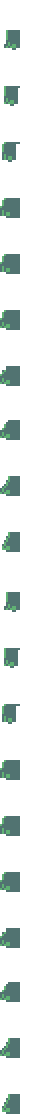
#> input picture Content/Items/Vanity/Hikari/Hikari2x2BackHair.png, 40 x 1120 px, given in place of codex-clipboard-1f8226a5-b5dd-4c68-a458-57e3700cc2b6.png, which was not available
$ python check_ponytail_reference.py
#> lines starting #> are read from the running program, lines starting #| are printed output that depends on the picture
"""Compare original hair pixels against the two supplied editor reference images."""
from pathlib import Path
from PIL import Image
import numpy as np,json
TOOLS=Path(__file__).resolve().parent;ROOT=TOOLS.parents[1]
alignment=json.loads((TOOLS/'ponytail_alignment.json').read_text('utf8'));report={}
#> (reads Tools/CostumeRevision/ponytail_alignment.json from the repository)
references={'Mutsuki':'1f8226a5-b5dd-4c68-a458-57e3700cc2b6','Nozomi':'dc28b8f7-ca12-4394-a5ea-51b78ad619a5'}
for name,identifier in references.items():
    reference=np.asarray(Image.open(Path('C:/Users/SUNBIN~1/AppData/Local/Temp')/f'codex-clipboard-{identifier}.png').convert('RGB')).astype(float)
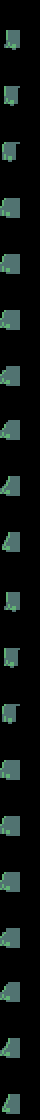
#> reference: shape (1120, 40, 3) float64; mean R, G, B 12, 17.9, 16.3
    hair=np.asarray(Image.open(ROOT/f'Content/Items/Vanity/{name}/{name}BackHair.png').convert('RGBA'))[:56]
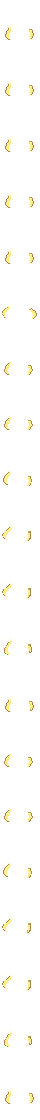
#> input picture Content/Items/Vanity/Ibuki/IbukiBackHair.png, 40 x 1120 px, given in place of MutsukiBackHair.png, which was not available
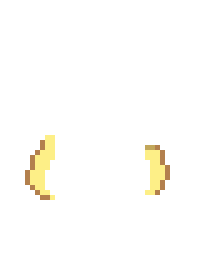
#> hair: shape (56, 40, 4) (shown 5 times larger); mean R, G, B, A 8.3, 7.4, 4.2, 9.2; transparent parts drawn white
    yy,xx=np.where(hair[:,:,3]>0);rgb=hair[yy,xx,:3].astype(float)
#> after `yy, xx = np.where(hair[:, :, 3] > 0)`: yy = 81 values from 27 to 39; xx = 81 values, max 33 at index 42, min 5 at index 43, mean 17.75
#> after `rgb = hair[yy, xx, :3].astype(float)`: rgb = 81 rows, first 8: [253, 239, 135], [253, 239, 135], [179, 128, 77], [253, 239, 135], [253, 239, 135], [179, 128, 77], [253, 239, 135], [253, 239, 135]
    tx,ty,sx,sy=alignment[name]['bodyTopAndPixelPitch']
    def score(dx):
#> called with dx = -16
        x=np.rint(tx+(xx+dx+.5)*sx).astype(int);y=np.rint(ty+(yy+.5)*sy).astype(int)
#> after `x = np.rint(tx + (xx + dx + 0.5) * sx).astype(int)`: x = 81 values, max 678 at index 42, min 486 at index 43, mean 573.3
#> after `y = np.rint(ty + (yy + 0.5) * sy).astype(int)`: y = 81 values from 304 to 386
#> (the run stopped early here; a loop or call above may not have finished)
